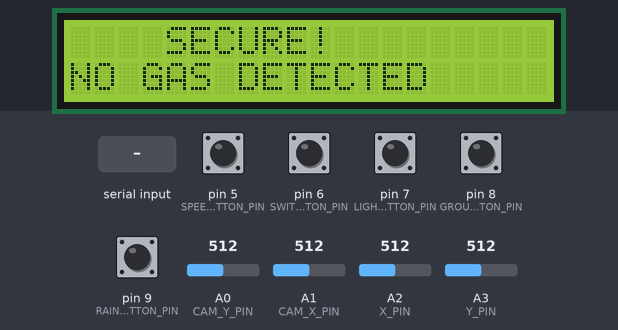
This sketch was run on a simulated Arduino Uno, built with avr-gcc and run on an emulated ATmega328P. Shown: 20×2 character LCD. Inputs (shaded band) come from the test bench; at power-on: pin 8 (GROUND_BUTTON_PIN), pin 9 (RAIN_BUTTON_PIN) HIGH, pin 5 (SPEED_BUTTON_PIN), pin 6 (SWITCH_BUTTON_PIN), pin 7 (LIGHT_BUTTON_PIN) LOW, A0 (CAM_Y_PIN) = 512, A1 (CAM_X_PIN) = 512, A2 (X_PIN) = 512, A3 (Y_PIN) = 512. What the sketch prints to the serial monitor is not drawn.

Above: at 4.7 s.
4.8 s: "gas_high" received over the second serial link
At 6.2 s:
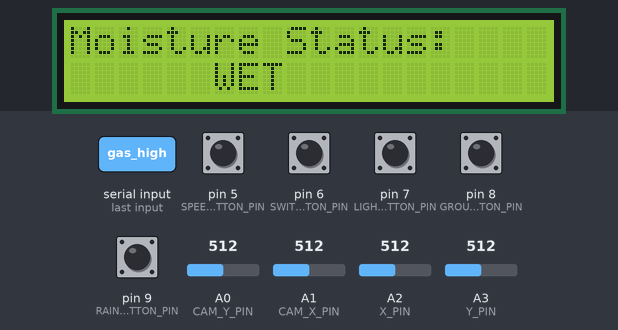
7.1 s: pin 5 (SPEED_BUTTON_PIN) pulled HIGH for 0.15 s
At 8.3 s:
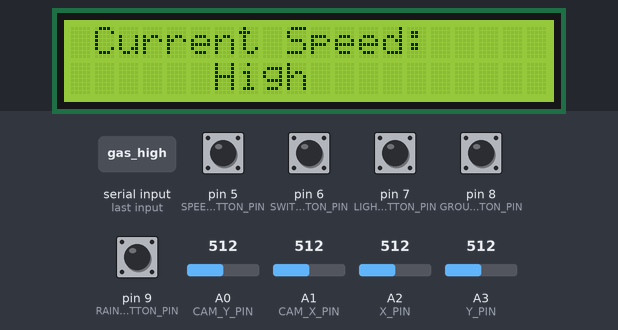
8.7 s: pin 6 (SWITCH_BUTTON_PIN) pulled HIGH for 0.15 s
At 9.8 s:
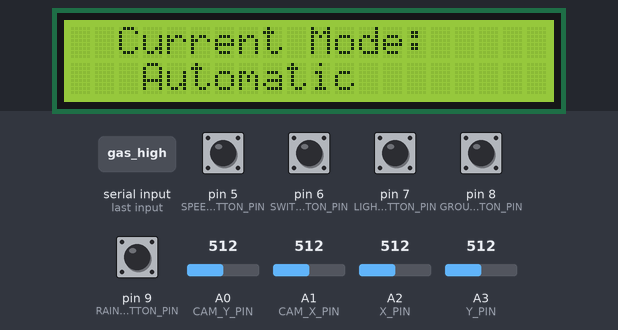
10.3 s: pin 7 (LIGHT_BUTTON_PIN) pulled HIGH for 0.15 s
At 10.8 s:
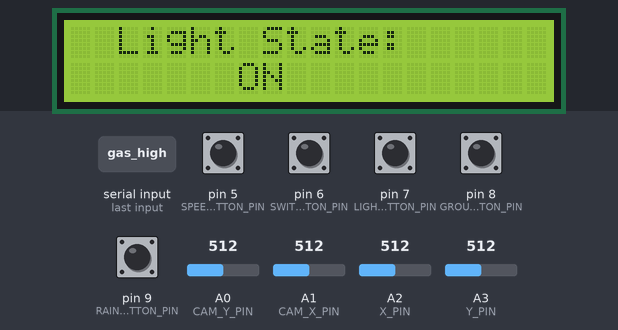
11.9 s: "off" received over the second serial link
At 13.2 s:
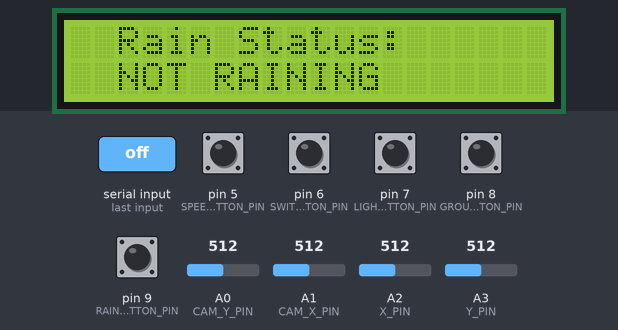
13.5 s: pin 5 (SPEED_BUTTON_PIN) pulled HIGH for 1 s
At 13.77 s:
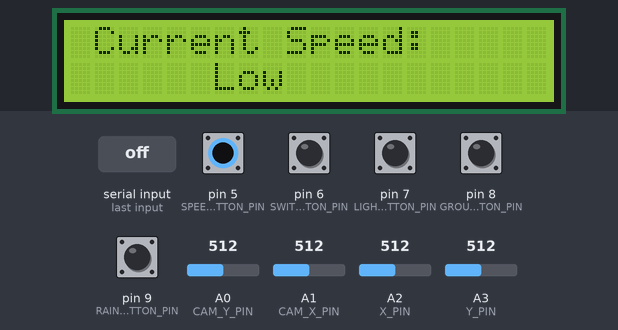
Timing chart, 0 to 16.5 s (numbered marks = the images above; inputs shaded):
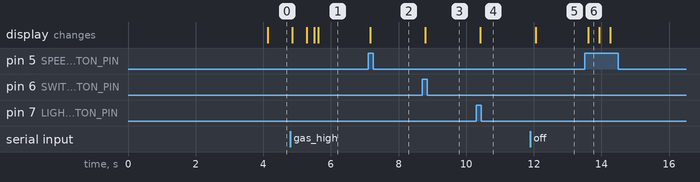

Measured:
- after the input at 4.8 s, the display: first changes after 0.06 s (image 1 shows a later state)
- after the input at 7.1 s, the display: changes after 0.06 s (image 2)
- after the input at 8.7 s, the display: changes after 0.09 s (image 3)
- after the input at 10.3 s, the display: changes after 0.12 s (image 4)
- after the input at 11.9 s, the display: changes after 0.15 s (image 5)
- after the input at 13.5 s, the display: changes after 0.11 s (image 6)

The sketch:

controller.ino
```cpp
#include <SoftwareSerial.h>
#include <LiquidCrystal_I2C.h>
LiquidCrystal_I2C lcd(0x27, 20, 2);

const int SWITCH_BUTTON_PIN=6;
const int LIGHT_BUTTON_PIN=7;
const int SPEED_BUTTON_PIN=5;
const int RAIN_BUTTON_PIN=9;
const int GROUND_BUTTON_PIN=8;

const int X_PIN=A2, Y_PIN=A3;
int xValue, yValue;
byte movementSend=3;
bool movementChanged=false;

const int CAM_X_PIN=A1, CAM_Y_PIN=A0;
int xCamValue,yCamValue;
byte camSend=8;
bool camChanged=false;

String carMode="Manual";
int buttonMode=0;

int lightButton=0;
String currentLightMode="off";

int speedButton=0;
String currentSpeed="Medium";

int rainButton=0;
long long lastRainButton=0;

int groundButton=0;
long long lastGroundButton=0;

byte send=0;

String gasState="gas_low";
long long startTime,neededTime=4000,elapsedTime;
int counter=0;

float temperature=0, humidity=0;
SoftwareSerial HC12(3, 2); // TX, RX

long long lastLightButton=0, lastSpeedButton=0, lastModeButton=0;

void setup() {
  lcd.init();
  lcd.backlight();
  lcd_write("car_mode");

  pinMode(SWITCH_BUTTON_PIN, INPUT);
  pinMode(LIGHT_BUTTON_PIN, INPUT);
  pinMode(SPEED_BUTTON_PIN, INPUT);
  pinMode(RAIN_BUTTON_PIN, INPUT_PULLUP);
  pinMode(GROUND_BUTTON_PIN, INPUT_PULLUP);

  HC12.begin(9600);
  Serial.begin(9600);
}

void loop() {
  elapsedTime=millis()-startTime;
  if(elapsedTime>neededTime && startTime!=0){
    if(gasState=="gas_high" )
      lcd_write(gasState);
    else{
      if(counter==0){
        lcd_write(gasState);
        counter=1;
      }else if(counter==1){
        lcd_write("temperature");
        counter=2;
      }else if(counter==2){
        lcd_write("humidity");
        counter=0;
      }
    }
    startTime=millis();
  }//lcd writer for info

  delay(100);
  if(HC12.available()>0){
    int x=HC12.read();
    Serial.println(x);
    if(x==0){
      gasState="gas_low";
      lcd_write(gasState);
    }else if(x==1){
      gasState="gas_high";
      lcd_write(gasState);
    }else if(x>15 && x<35){
      temperature=x;
    }else if(x>=35 && x<100){
      humidity=x;
    }else if(x==2){// kd e vekj ukljucheno svetlo na avtiche od sensor
      lcd_write("error_1");
    }else if(x==3){//kd ne mozhe da se iskljuchi zatoj sto e tmno
      lcd_write("error_2");
      currentLightMode="on";
    }else if(x==101){
      lcd_write("raining");
    }else if(x==102){//raincheck
      lcd_write("not_raining");
    }else if(x==103){
      lcd_write("dry_ground");
    }else if(x==104){//groundcheck
      lcd_write("wet_ground");
    }
  }

  xValue=analogRead(X_PIN);
  yValue=analogRead(Y_PIN);

  xCamValue=analogRead(CAM_X_PIN);
  yCamValue=analogRead(CAM_Y_PIN);
  /*Serial.println(xValue);
  Serial.println(yValue);
  Serial.println(xCamValue);
  Serial.println(yCamValue);*/

  buttonMode=digitalRead(SWITCH_BUTTON_PIN);//reading values
  lightButton=digitalRead(LIGHT_BUTTON_PIN);
  speedButton=digitalRead(SPEED_BUTTON_PIN);
  rainButton=digitalRead(RAIN_BUTTON_PIN);
  groundButton=digitalRead(GROUND_BUTTON_PIN);

  if(lightButton==1 && millis()-lastLightButton>300){
    if(currentLightMode=="off"){
      send=13;
      currentLightMode="on";
      lcd_write("light_on");
    }else if(currentLightMode=="on"){
      send=14;
      currentLightMode="off";
      lcd_write("light_off");
    }
    HC12.write(send);
    lastLightButton=millis();
  }//turn on/off car light

  if(speedButton==1 && millis()-lastSpeedButton>300){
    if(currentSpeed=="Low"){
      currentSpeed="Medium";
      send=15;
      lcd_write("speed_medium");
    }else if(currentSpeed=="Medium"){
      send=16;
      currentSpeed="High";
      lcd_write("speed_high");
    }else if(currentSpeed=="High"){
      send=17;
      currentSpeed="Low";
      lcd_write("speed_low");
    }
    HC12.write(send);
    lastSpeedButton=millis();
  }//change speed

  if(buttonMode==1 && millis()-lastModeButton>300){
    if(carMode=="Automatic"){
      carMode="Manual";
      send=2;
    }else{
      carMode="Automatic";
      send=1;
    }
    HC12.write(send);
    lcd.clear();
    lcd_write("car_mode");
    lastModeButton=millis();
  }

  if(rainButton==0 && millis()-lastRainButton>1000){
    send=18;
    HC12.write(send);
    Serial.println("rain");
    lastRainButton=millis();
  }//for rain sensor

  if(groundButton==0 && millis()-lastGroundButton>1000){
    send=19;
    HC12.write(send);
    Serial.println("ground");
    lastGroundButton=millis();
  }//for ground sensor

  if(carMode=="Manual"){
    movementChanged=false;
    if(yValue>400 && yValue<700 && xValue>400 && xValue<700 && movementSend!=3){
      movementSend=3;
      movementChanged=true;
    }else if(yValue>700 && movementSend!=4){
      movementSend=5;
      movementChanged=true;
    }else if(yValue<300 && movementSend!=5){
      movementSend=4;
      movementChanged=true;
    }else if(xValue>700 && yValue>400 && yValue<700 && movementSend!=6){
      movementSend=7;
      movementChanged=true;
    }else if(xValue<300 && yValue>400 && yValue<700 && movementSend!=7){
      movementSend=6;
      movementChanged=true;
    }
    if(movementChanged){
      HC12.write(movementSend);
      Serial.println(movementSend);
    }//sistem za da uglavnom ne prakja celo vreme nego samo ako nova vrednost e razlichna od proshlu

  }//prakja info za mrdanje ako e manual mode

  camChanged=false;
  if(yCamValue>400 && yCamValue<700 && xCamValue>400 && xCamValue<700 && camSend!=8){
    camSend=8;
    camChanged=true;
  }else if(yCamValue>700){
    camSend=10;
    HC12.write(camSend);
  }else if(yCamValue<300){
    camSend=9;
    HC12.write(camSend);
  }else if(xCamValue>700 && yCamValue>400 && yCamValue<700 && camSend!=11){
    camSend=12;
    camChanged=true;
  }else if(xCamValue<300 && yCamValue>400 && yCamValue<700 && camSend!=12){
    camSend=11;
    camChanged=true;
  }
  if(camChanged){
      HC12.write(camSend);
      Serial.println(camSend);
  }
}

void lcd_write(String s){
  if(s=="car_mode"){
    lcd.setCursor(2,0);
    lcd.print("Current Mode: ");
    if(carMode=="Manual"){
      lcd.setCursor(5,1);
    }else{
      lcd.setCursor(3,1);
    }
    lcd.print(carMode);
    startTime=millis();
  }else if(s=="gas_high"){
    lcd.clear();
    lcd.setCursor(4,0);
    lcd.print("WARNING!");
    lcd.setCursor(1,1);
    lcd.print("HIGH GAS LEVEL");
  }else if(s=="gas_low"){
    lcd.clear();
    lcd.setCursor(4,0);
    lcd.print("SECURE!");
    lcd.setCursor(0,1);
    lcd.print("NO GAS DETECTED");
  }else if(s=="speed_low"){
    lcd.clear();
    lcd.setCursor(1,0);
    lcd.print("Current Speed: ");
    lcd.setCursor(6,1);
    lcd.print(currentSpeed);
    startTime=millis();
  }else if(s=="speed_medium"){
    lcd.clear();
    lcd.setCursor(1,0);
    lcd.print("Current Speed: ");
    lcd.setCursor(5,1);
    lcd.print(currentSpeed);
    startTime=millis();
  }else if(s=="speed_high"){
    lcd.clear();
    lcd.setCursor(1,0);
    lcd.print("Current Speed: ");
    lcd.setCursor(6,1);
    lcd.print(currentSpeed);
    startTime=millis();
  }else if(s=="error_1"){
    lcd.clear();
    lcd.setCursor(2,0);
    lcd.print("DARK OUTSIDE");
    lcd.setCursor(0,1);
    lcd.print("LIGHT ALREADY ON");
    startTime=millis();
  }else if(s=="error_2"){
    lcd.clear();
    lcd.setCursor(2,0);
    lcd.print("DARK OUTSIDE");
    lcd.setCursor(0,1);
    lcd.print("CANT TURN OFF");
    startTime=millis();
  }else if(s=="temperature"){
    lcd.clear();
    lcd.setCursor(2,0);
    lcd.print("Temperature: ");
    lcd.setCursor(4,1);
    lcd.print(temperature);
    lcd.setCursor(9,1);
    lcd.print((char)223);
    lcd.setCursor(10,1);
    lcd.print("C");
  }else if(s=="humidity"){
    lcd.clear();
    lcd.setCursor(2,0);
    lcd.print("Air Humidity: ");
    lcd.setCursor(5,1);
    lcd.print(humidity);
    lcd.setCursor(10,1);
    lcd.print("%");
  }else if(s=="light_on"){
    lcd.clear();
    lcd.setCursor(2,0);
    lcd.print("Light State: ");
    lcd.setCursor(7,1);
    lcd.print("ON");
    startTime=millis();
  }else if(s=="light_off"){
    lcd.clear();
    lcd.setCursor(2,0);
    lcd.print("Light State: ");
    lcd.setCursor(6,1);
    lcd.print("OFF");
    startTime=millis();
  }else if(s=="raining"){
    lcd.clear();
    lcd.setCursor(1,0);
    lcd.print("Rain Status:");
    lcd.setCursor(4,1);
    lcd.print("RAINING");
    startTime=millis();
  }else if(s=="not_raining"){
    lcd.clear();
    lcd.setCursor(2,0);
    lcd.print("Rain Status:");
    lcd.setCursor(2,1);
    lcd.print("NOT RAINING");
    startTime=millis();
  }else if(s=="dry_ground"){
    lcd.clear();
    lcd.setCursor(0,0);
    lcd.print("Moisture Status:");
    lcd.setCursor(6,1);
    lcd.print("DRY");
    startTime=millis();
  }else if(s=="wet_ground"){
    lcd.clear();
    lcd.setCursor(0,0);
    lcd.print("Moisture Status:");
    lcd.setCursor(6,1);
    lcd.print("WET");
    startTime=millis();
  }
}
```
